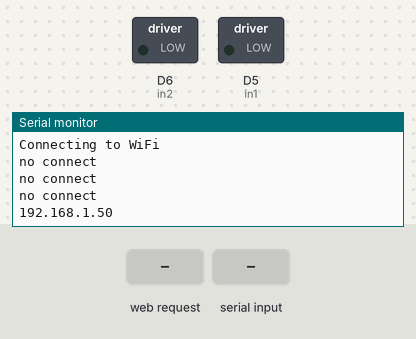
Bench run of a sketch on a simulated ESP8266 (NodeMCU). Shown: switched loads named in the sketch (green lamp = pin HIGH), the last lines printed to the serial monitor. Inputs (shaded band) come from the test bench. WiFi joins after 1.5 s; servers stay silent unless stated.

Above: at 2.7 s.
2.8 s: HTTP request GET /slider received
At 4.0 s:
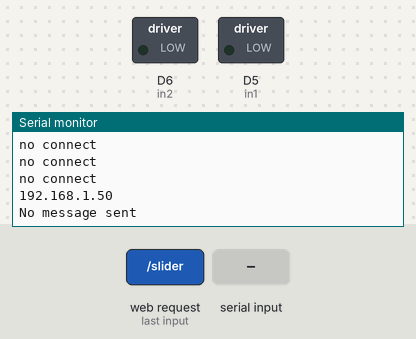
4.3 s: "Phong 6\n" received over Serial
At 5.4 s:
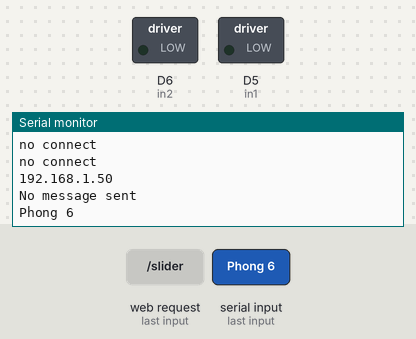
6.0 s: "TEMPERATUREC\n" received over Serial
At 7.0 s:
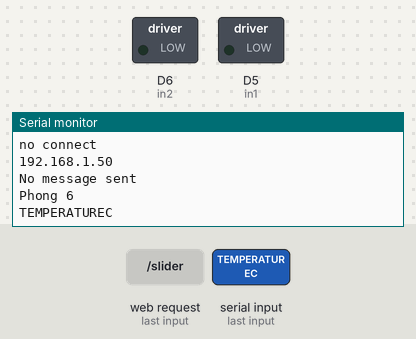
8.0 s: "90,45\n" received over Serial
At 9.8 s:
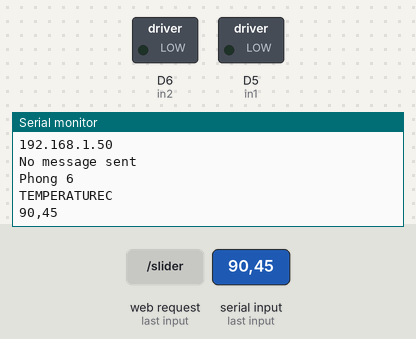

Measured:
- after the input at 2.8 s, the serial monitor: prints a new line at once (image 1)
- after the input at 4.3 s, the serial monitor: prints a new line after 0.20 s (image 2)
- after the input at 6.0 s, the serial monitor: prints a new line after 0.51 s (image 3)
- after the input at 8.0 s, the serial monitor: prints a new line after 0.51 s (image 4)

The sketch:

code-esp.ino
```cpp
  #include <ESP8266WiFi.h>
  #include <ESPAsyncWebServer.h>


String temperatureC = "";

//Biến thời gian
unsigned long lastTime = 0;
unsigned long timerDelay = 30000;

char* ssid = "ss";
char* password = "1234567891";

const int in1 = D5;
const int in2 = D6;
String sliderValue = "0";
const char* PARAM_INPUT = "value";

//const char* ssid = "Phong 6";
//const char* password = "TuyenTienYen06";

//Tạo đối tượng AsyncWebServer trên cổng 80
AsyncWebServer server(80);

String readTemperatureC() {
  String tempC = "";
  while(Serial.available()) {
      char c = Serial.read();
      tempC = tempC + c;
  }
  return tempC;
//  return "30";
}

const char index_html[] PROGMEM = R"rawliteral(
<!DOCTYPE HTML><html>
<head>
  <meta name="viewport" content="width=device-width, initial-scale=1">
  <link rel="stylesheet" href="https://use.fontawesome.com/releases/v5.7.2/css/all.css" integrity="sha384-fnmOCqbTlWIlj8LyTjo7mOUStjsKC4pOpQbqyi7RrhN7udi9RwhKkMHpvLbHG9Sr" crossorigin="anonymous">
  <style>
    html {
     font-family: Arial;
     display: inline-block;
     margin: 0px auto;
     text-align: center;
    }
    h2 { font-size: 3.0rem; }
    p { font-size: 3.0rem; }
    .units { font-size: 1.2rem; }
    .ds-labels{
      font-size: 1.5rem;
      vertical-align:middle;
      padding-bottom: 15px;
    }
    .slider { -webkit-appearance: none; margin: 14px; width: 360px; height: 25px; background: #FFD65C;
      outline: none; -webkit-transition: .2s; transition: opacity .2s;}
    .slider::-webkit-slider-thumb {-webkit-appearance: none; appearance: none; width: 35px; height: 35px; background: #003249; cursor: pointer;}
    .slider::-moz-range-thumb { width: 35px; height: 35px; background: #003249; cursor: pointer; }
  </style>
</head>
<body>
  <h2>ESP Web Server</h2>
  <p>
    <i class="fas fa-thermometer-half" style="color:#059e8a;"></i>
    <span class="ds-labels">Temperature Celsius</span>
    <span id="temperaturec">%TEMPERATUREC%</span>
    <sup class="units">&deg;C</sup>
  </p>
  <h3>Motor speed control</h3>
  <p><span id="textSliderValue">%SLIDERVALUE%</span></p>
  <p><input type="range" onchange="updateSliderPWM(this)" id="pwmSlider" min="0" max="255" value="%SLIDERVALUE%" step="1" class="slider"></p>
  <script>
    function updateSliderPWM(element) {
      var sliderValue = document.getElementById("pwmSlider").value;
      var xhr = new XMLHttpRequest();
      xhr.open("GET", "/slider?value="+sliderValue, true);
      xhr.send();
    }
  </script>
</body>
<script>
setInterval(function ( ) {
  var xhttp = new XMLHttpRequest();
  xhttp.onreadystatechange = function() {
    if (this.readyState == 4 && this.status == 200) {
      document.getElementById("temperaturec").innerHTML = this.responseText;
    }
  };
  xhttp.open("GET", "/temperaturec", true);
  xhttp.send();
}, 10000) ;

</script>
</html>)rawliteral";

//Thay thế các placeholder bằng giá trị cảm biến hoặc giá trị slider
String processor(const String& var){
  //Serial.println(var);
  if(var == "TEMPERATUREC"){
    return temperatureC;
  }
  return String();
}
void setup() {
//  pinMode(pin, INPUT);
  Serial.begin(9600);
  pinMode(in1,OUTPUT);
  pinMode(in2,OUTPUT);
  temperatureC = readTemperatureC();
  //Kết nối Wi-Fi
  WiFi.disconnect();
  WiFi.begin(ssid, password);
  Serial.println("Connecting to WiFi");
  while (WiFi.status() != WL_CONNECTED) {
//  while (!WiFi.localIP().isSet()) {
    delay(500);
    Serial.println("no connect");
  }
  Serial.println();

  //In ra dia chi IP cuc bo
  Serial.println(WiFi.localIP());

  // Route for root / web page
  server.on("/", HTTP_GET, [](AsyncWebServerRequest *request){
    request->send_P(200, "text/html", index_html, processor);
  });
  server.on("/temperaturec", HTTP_GET, [](AsyncWebServerRequest *request){
    request->send_P(200, "text/plain", temperatureC.c_str());
  });

  // Send a GET request to <ESP_IP>/slider?value=<inputMessage>
  server.on("/slider", HTTP_GET, [] (AsyncWebServerRequest *request) {
    String inputMessage;
    // GET input1 value on <ESP_IP>/slider?value=<inputMessage>
    if (request->hasParam(PARAM_INPUT)) {
        inputMessage = request->getParam(PARAM_INPUT)->value();
        sliderValue = inputMessage;
  //      analogWrite(output, sliderValue.toInt());
      digitalWrite(in1,LOW);
      analogWrite(in2,sliderValue.toInt());
    }
    else {
      inputMessage = "No message sent";
    }
//    Serial.println("slider");
    Serial.println(inputMessage);
    request->send(200, "text/plain", "OK");
  });

  // Start server
  server.begin();
}

void loop(){
    temperatureC = "";
    temperatureC = readTemperatureC();
    Serial.println(temperatureC);
    Serial.println("\n");
    lastTime = millis();
    delay(1000);
}
```
